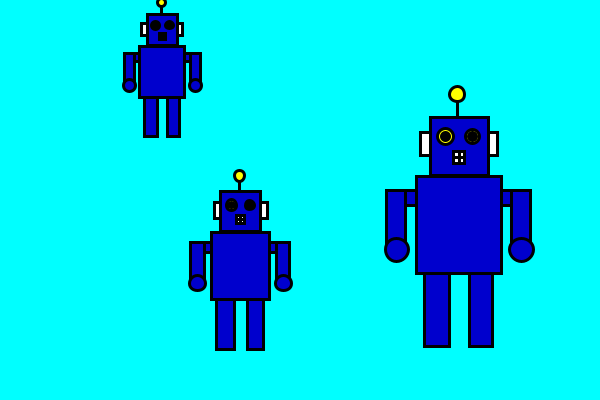
Frame 1 (no input)
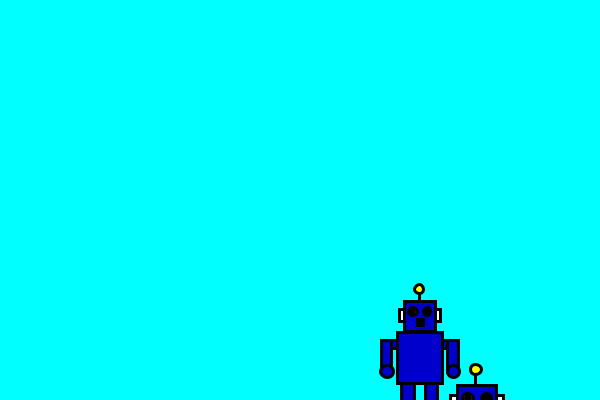
Frame 60 (the mouse pressed at the canvas centre just before this capture)
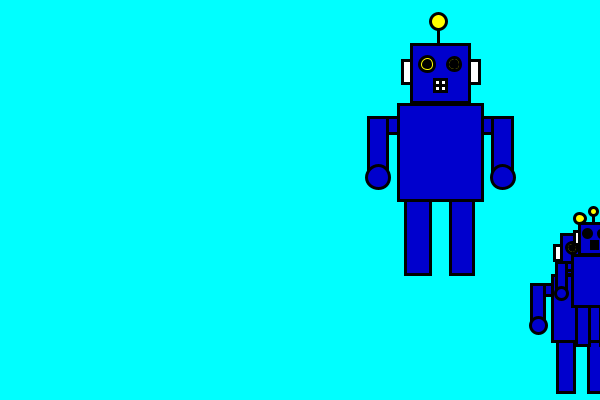
Frame 120 (the mouse held since frame 60 and released just before this capture)

The Processing sketch that drew these frames (run headless with seeded random() and noise(); from frame 60 on, the mouse is pressed at the canvas centre):

// Processing sketch: hw12class3
// ── hw12class3.pde
vichea [] vv;
void setup() {
  size(600, 400);
  vv = new vichea[3];
  for (int i=0;i<3;i++) {
    vv[i] = new vichea();
    vv[i].chan();
  }
}
void draw(){
  background(0,255,255);
  for (int i=0;i<3;i++) {
    vv[i].vich();
    vv[i].chan();
  }
}

// ── vichea.pde
class vichea {
  vichea() {
    x = random(width);
    y = random(height);
    d = random(0.5, 2);
    vx = random(3,6);
    vy = random(3,6);
  }
  vichea(float a,float b,float c) {
    x = a;     y = b;    d = c;
    vx = random(3,6);
    vy = random(3,6);
  }
  float x, y, d, vx, vy;
  // member functions
  void vich() {
    y += vy;
    x += vx;
    if (y > height || y < 0) vy = -vy;
    if (x > width || x < 0) vx = -vx;
  }
  void chan() {
    fill(255);
    smooth();
    strokeWeight(3);
    rect(x+15*d, y+12*d, d*40, d*12);
    fill(0, 0, 205);
    rect(x+17*d, y+78*d, d*13, d*45);//rect(285,490,60,190);
    rect(x+40.2*d, y+48*d, d*12, d*75);//rect(404,490,60,190); //leg
    //rect(x+15*d,y+78*d,d*20,d*8.4);rect(275,490,200,42); //conector
    fill(0, 0, 205);
    rect(x+31*d, y+32*d, d*8, d*16);//;rect(355,260,40,80); //neck
    fill(0, 0, 205);
    rect(x+7.4*d, y+42*d, d*55, d*8);//rect(237,310,275,40); //arm connecctor
    fill(0, 0, 205);
    rect(x-2.6*d, y+42*d, d*10, d*32);//rect(187,310,50,160);
    rect(x+62.2*d, y+42*d, d*10, d*32);//rect(511,310,50,160); //arme
    circle(x+2.6*d, y+72.8*d, d*12);//circle(213,464,60);
    circle(x+67.4*d, y+72.8*d, d*12);//circle(537,464,60);
    fill(0, 0, 205);
    square(x+20*d, y+4*d, d*30);//square(300,120,150); //head
    fill(255, 255, 0);
    circle(x+34*d, y-8*d, d*8);//circle(370,60,40); //light ball
    line(x+34*d, y+4*d, x+34*d, y-4*d);//line(370,120,370,80); //wire
    circle(x+28*d, y+14*d, d*8);//circle(340,170,40);
    circle(x+42*d, y+14*d, d*7);//circle(410,170,35); //eye
    fill(0);
    circle(x+28*d, y+14*d, d*4);//circle(340,170,20);
    circle(x+42*d, y+14*d, d*4);//circle(410,170,15); //sensor eye
    fill(255, 255, 255);
    square(x+32*d, y+22*d, d*6);//square(360,210,30); //mouse
    line(x+35*d, y+28*d, x+35*d, y+22*d);//line(375,240,375,210);
    line(x+38*d, y+25*d, x+32*d, y+25*d);//line(390,225,360,225);
    fill(0, 0, 205);
    rect(x+13*d, y+35*d, d*44, d*50);//rect(265,290,220,220); //body
  }
}// end of class
